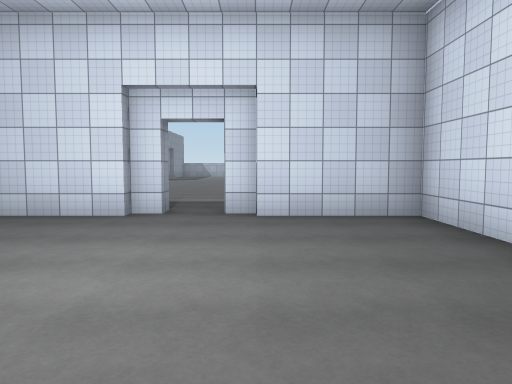
View 1 (above)

16 first-person views from a walk through a 3-D level made in the Unity game engine. The camera is 1.5 m above the floor, tilts 4° down and sees 70° across. The floor is counted in squares, 2 m on a side. Each view is taken from the middle of a square. On the plan, view 1 faces up. The plan holds only what a view shows up to about 11 squares ahead; the rest is blank. The place goes on beyond the plan. The player is left out. Door leaves are left out, so doorways stand open. Surface patterns are stand-ins for the level's own textures.

View 2
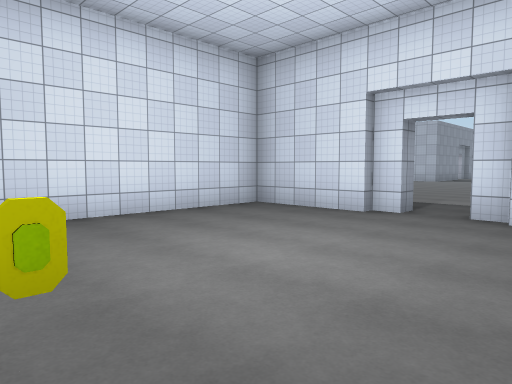

View 3
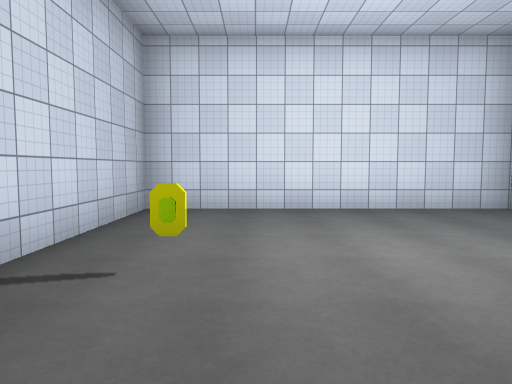

View 4
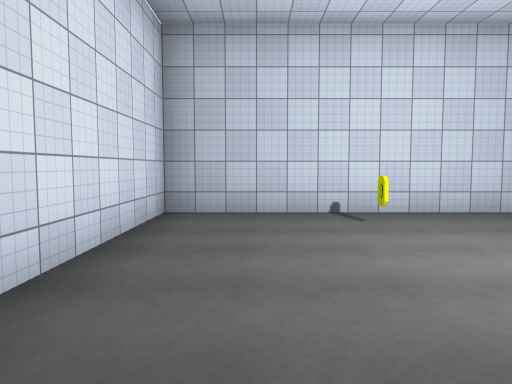

View 5
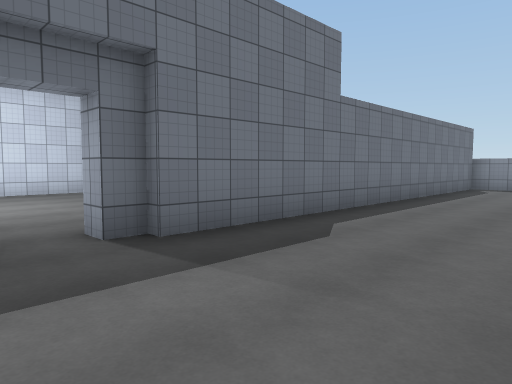

View 6
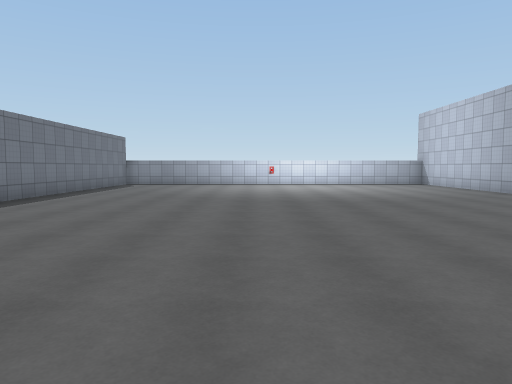

View 7
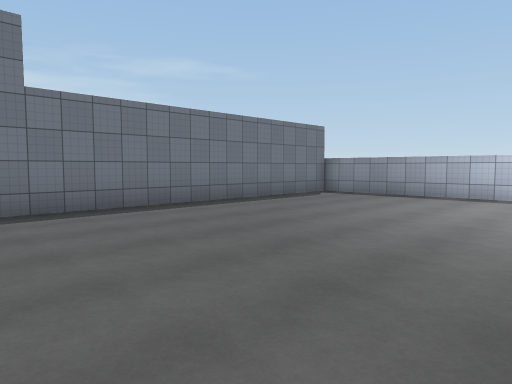

View 8
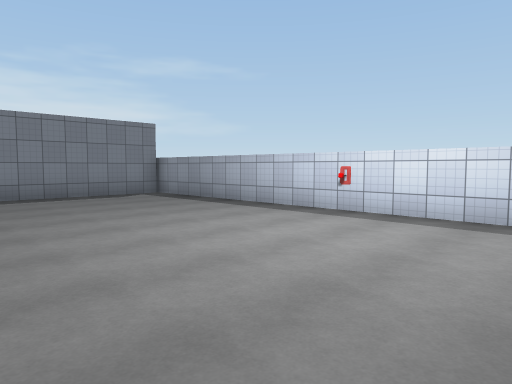

View 9
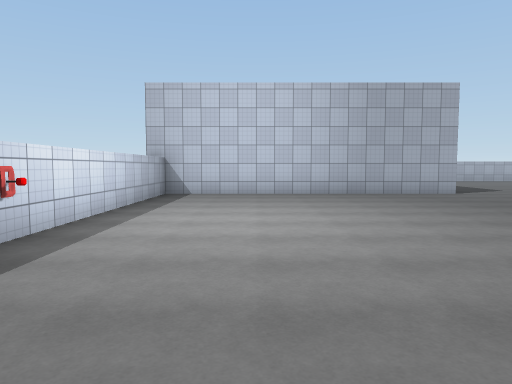

View 10
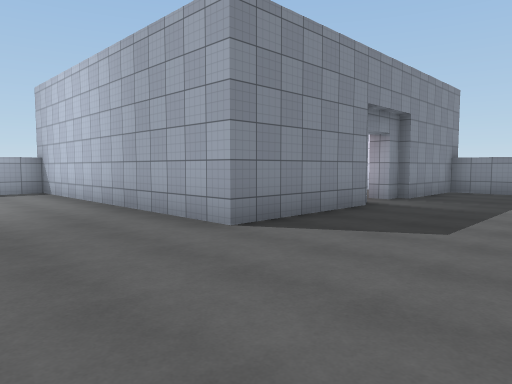

View 11
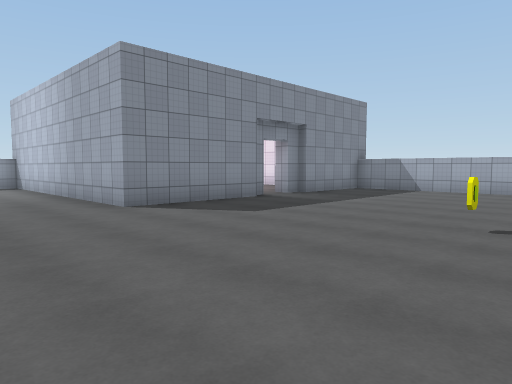

View 12
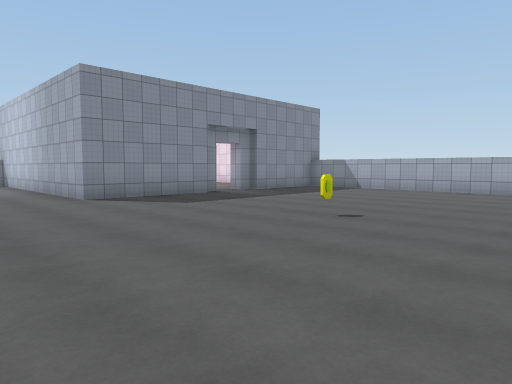

View 13
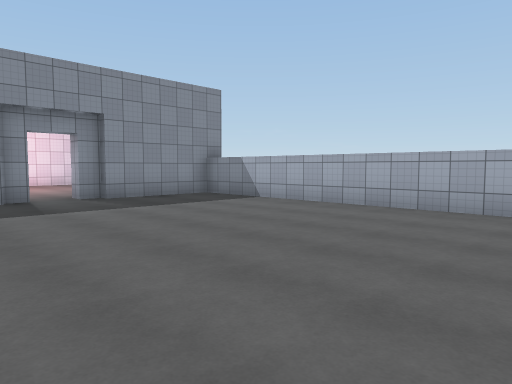

View 14
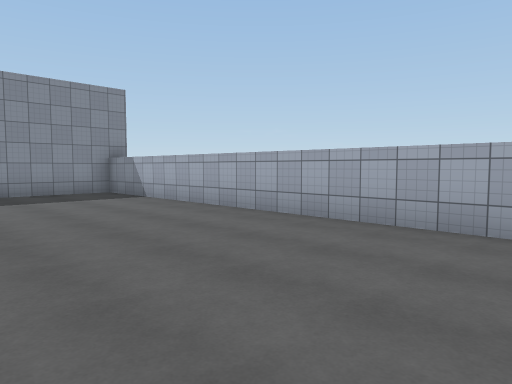

View 15
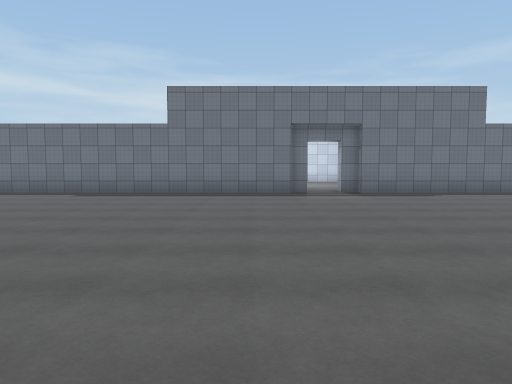

View 16
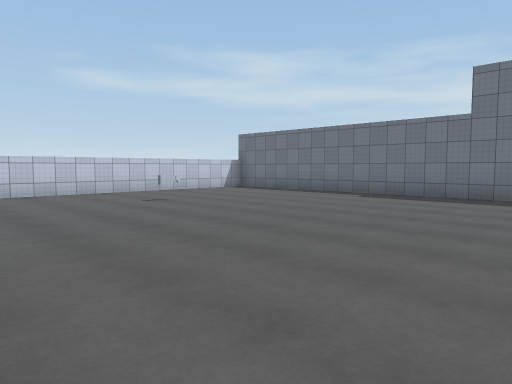

### Floor plan
Points are (right, up) in squares from view 1. A wall is a line through its corners. A room is listed if a view was taken in it or the views show most of it. See-through windows are left out.
Room 1 (views 1, 2, 3, 4)
walls: (-2, 5.5) (-4.5, 5.5) (-4.5, -1) (2.5, -1) (2.5, 5.5) (0, 5.5); (-1.5, 5.8) (-2, 5.8); (0, 5.8) (-0.5, 5.8)
ways out: open door at (-1, 6) to room 2
Room 2 (views 5, 6, 7, 8, 9, 10, 11, 12, 13, 14, 15, 16)
walls: (-5.5, 22.6) (-5.5, 19) (-13.5, 19) (-13.5, 6.5) (-2, 6.5); (-5.7, 23.1) (-5.7, 22.5); (8, 11.4) (8, 11.9); (0, 6.5) (8.4, 6.5); (-0.6, 6.3) (0, 6.3); (-2.1, 6.3) (-1.5, 6.3); (-5.7, 24.6) (-5.7, 24.1); (4.2, 27.5) (-5.5, 27.5) (-5.5, 24.6)
ways out: open door at (-1, 6) to room 1; open door at (-6, 23.5)

Where each view was taken, in squares from view 1:
view 1: 0 up, 0 right, facing up
view 2: 0 up, 1 right, facing up-left
view 3: 1 up, 2 right, facing left
view 4: 5 up, 1 right, facing down
view 5: 10 up, 0 right, facing down-left
view 6: 12 up, 2 right, facing left
view 7: 13 up, 4 left, facing down-left
view 8: 16 up, 8 left, facing down-left
view 9: 9 up, 11 left, facing up
view 10: 16 up, 2 left, facing up-left
view 11: 16 up, 1 right, facing up-left
view 12: 16 up, 3 right, facing up-left
view 13: 21 up, 3 right, facing up-left
view 14: 23 up, 5 right, facing up-left
view 15: 17 up, 1 right, facing down
view 16: 16 up, 1 right, facing down-right
